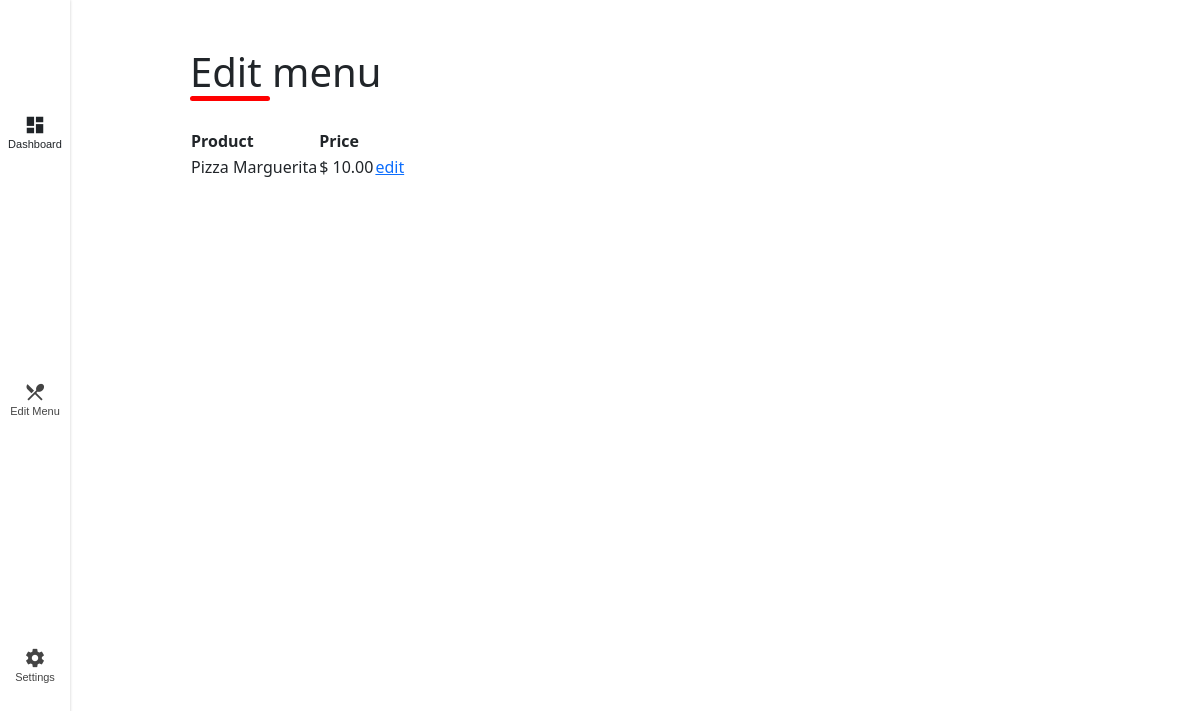
Before: /admin/settings/edit-menu (signed in) with the older database file.
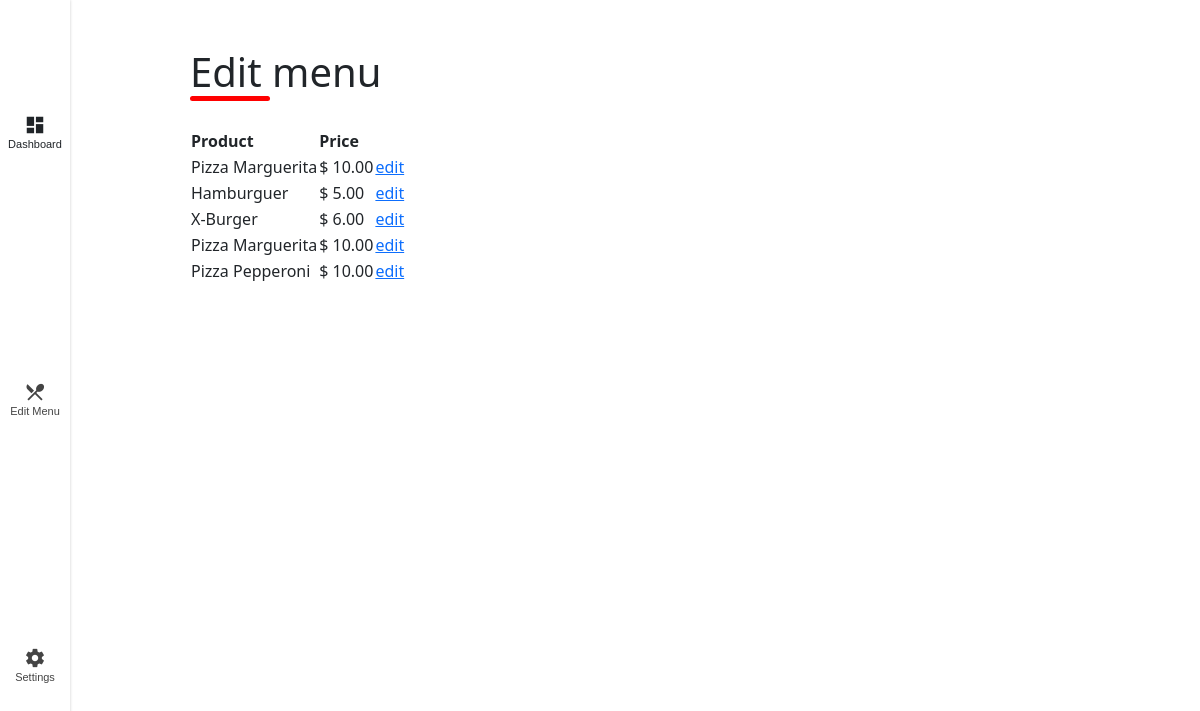
After: the same page with the newer database file.
### appetieats/models.py (models this page shows)
class Products(db.Model, SerializerMixin):
    id = db.Column(db.Integer, primary_key=True, autoincrement=True)
    name = db.Column(db.String(200), nullable=False)
    description = db.Column(db.Text)
    price = db.Column(db.Float, nullable=False)
    barcode = db.Column(db.Integer, nullable=False)
    available = db.Column(db.String(5), nullable=False)
    category_id = db.Column(db.Integer, db.ForeignKey('categories.id'))
    user_id = db.Column(db.Integer, db.ForeignKey('users.id'))

### appetieats/routes/admin/settings.py (the view)
@settings_bp.route("/admin/settings/edit-menu")
@login_required
def edit_menu():
    products = Products.query.filter_by(user_id=session.get("user_id")).all()
    print(products)
    return render_template("admin/settings/edit-menu.html",  products=products)

### appetieats/ext/helpers.py (called while the page is built)
def login_required(f):
    @wraps(f)
    def decorated_function(*args, **kwargs):
        if session.get("user_id") is None:
            return redirect("/login")
        return f(*args, **kwargs)
    return decorated_function

### appetieats/templates/admin/settings/edit-menu.html (shortened to what this page needs)
{% extends "admin/admin.html" %}
{% block main %}
<div>
    <div class="form-header">
        <div class="title mt-5 text-center">
            <h1>Edit menu</h1>
        </div>
    </div>
    <table class="mt-4">
        <thead>
            <tr>
                <th>Product</th>
                <th>Price</th>
            </tr>
        </thead>
        <tbody>
            {% for product in products %}
            <tr>
                <td>{{ product.name }}</td>
                <td>$ {{ "%0.2f" | format(product.price) }}</td>
                <td>
                    <a href="/admin/settings/edit-menu/{{product.id}}">edit</a>
                </td>
            </tr>
            {% endfor %}
        </tbody>
    </table>
</div>
{% endblock %}
{% block edit %}{% endblock %}

### appetieats/templates/admin/admin.html (shortened to what this page needs)
<!DOCTYPE html>
<html lang="en">
    <head>
        <link href="https://cdn.jsdelivr.net/npm/bootstrap@5.1.3/dist/css/bootstrap.min.css" rel="stylesheet">
        <link href="/static/css/admin/add.css" rel="stylesheet">
        <link href="/static/css/nav.css" rel="stylesheet">
    </head>
    <body>
        <main>
            <div class="main_box">
                <div class="main_content">
                    {% block main %}{% endblock %}
                </div>
            </div>
        </main>
        <nav class="nav">
            <a href="/admin/dashboard" class="nav_link {% block dashboard %}{% endblock %}">
                <span class="material-icons nav_icon">dashboard</span>
                <span class="nav_text">Dashboard</span>
            </a>
            <a href="/admin/edit-menu" class="nav_link {% block edit %}{% endblock %}">
                <span class="material-icons nav_icon">restaurant_menu</span>
                <span class="nav_text">Edit Menu</span>
            </a>
            <a href="/admin/settings" class="nav_link {% block settings %}{% endblock %}">
                <span class="material-icons nav_icon">settings</span>
                <span class="nav_text">Settings</span>
            </a>
        </nav>
    </body>
</html>

### appetieats/static/css/admin/add.css (style rules this page uses)
:root { --std-red: #ff0000; --std-dark-red: #cc0000; --std-spacegray: #eeeeee65; }
.form-header { margin-bottom: 1rem; display: flex; justify-content: space-between; }
.form-header h1::after { content: ''; display: block; width: 5rem; height: 0.3rem; background-color: #ff0000; margin: 0 auto; position: absolute; border-radius: 10px; }

### appetieats/static/css/nav.css (style rules this page uses)
body { margin: 0 0 55px 0; }
.nav { position: fixed; bottom: 0; width: 100%; height: 55px; box-shadow: 0 0 3px rgba(0, 0, 0, 0.2); background-color: #ffffff; display: flex; overflow-x: auto; }
.nav_link { display: flex; flex-direction: column; align-items: center; justify-content: center; flex-grow: 1; min-width: 50px; overflow: hidden; white-space: nowrap; font-family: sans-serif; font-size: 13px; color: #444444; text-decoration: none; -webkit-tap-highlight-color: transparent; transition: background-color 0.1s ease-in-out; }
.nav_icon { font-size: 22px; }
.main_box { display: flex; justify-content: center; align-items: center; }
.main_content { width: 80%; padding-bottom: 55px; }
@media (min-width: 768px) { .nav { flex-direction: column; justify-content: center; width: 70px; height: 100%; } }
@media (min-width: 768px) { .nav_text { font-size: 11px; } }
@media (min-width: 768px) { .nav_link { padding: 0 5px; } }
@media (min-width: 768px) { .main_content { padding-left: 70px; } }

Changed rows visible on the page:
added Products: name "Hamburguer", price "5.00"
added Products: name "X-Burger", price "6.00"
added Products: name "Pizza Marguerita", price "10.00"
added Products: name "Pizza Pepperoni", price "10.00"
